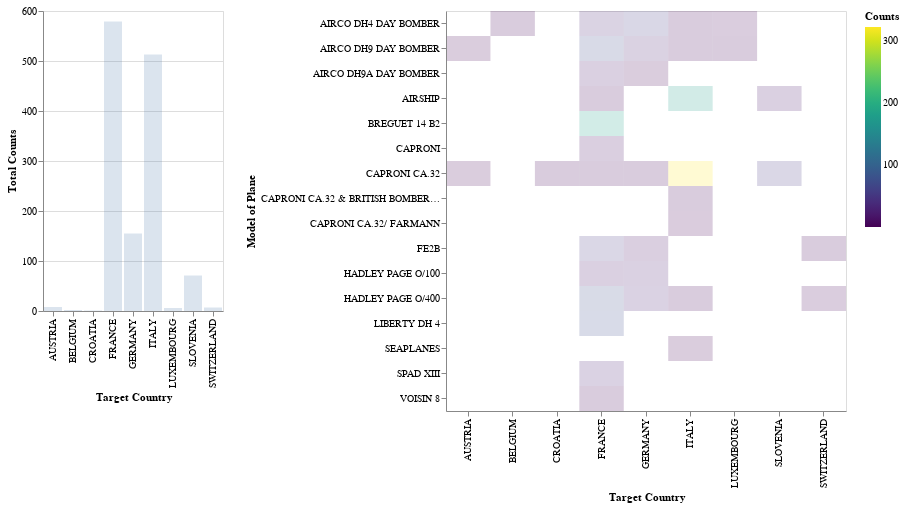

Here is the notebook cell this chart was saved with:
### Code cell
import altair as alt

brush = alt.selection_point(fields=['TGTCOUNTRY'], value=[{'TGTCOUNTRY': 'France'}])  

chart_heatmap = alt.Chart(df_heatmap).mark_rect().encode(
    x=alt.X('TGTCOUNTRY:N', title='Target Country'),
    y=alt.Y('MDS:N', title='Model of Plane'),
    color=alt.Color('Counts:Q', scale=alt.Scale(scheme='viridis')),
    opacity=alt.condition(brush, alt.value(1), alt.value(0.2)),  
    tooltip=['TGTCOUNTRY', 'MDS', 'Counts']
).add_params(
    brush
).properties(
    width=400,
    height=400
)

country_counts = df_heatmap.groupby('TGTCOUNTRY', as_index=False)['Counts'].sum()

chart_bar = alt.Chart(country_counts).mark_bar().encode(
    x=alt.X('TGTCOUNTRY:N', title='Target Country'),
    y=alt.Y('Counts:Q', title='Total Counts'),
    opacity=alt.condition(brush, alt.value(1), alt.value(0.2)),  
).add_params(
    brush
)

interactive_chart = chart_bar | chart_heatmap

interactive_chart

### Figure 1 — Vega-Lite specification as saved in the notebook (floating-point values rounded to 4 significant figures)
{"config": {"view": {"continuousWidth": 300, "continuousHeight": 300}}, "hconcat": [{"data": {"name": "data-32cc0b1bbd1801c77ce155ebb75276e3"}, "mark": {"type": "bar"}, "encoding": {"opacity": {"condition": {"param": "param_91", "value": 1}, "value": 0.2}, "x": {"field": "TGTCOUNTRY", "title": "Target Country", "type": "nominal"}, "y": {"field": "Counts", "title": "Total Counts", "type": "quantitative"}}, "name": "view_48"}, {"data": {"name": "data-57b5a5497ed745badfb3c727e62a7d20"}, "mark": {"type": "rect"}, "encoding": {"color": {"field": "Counts", "scale": {"scheme": "viridis"}, "type": "quantitative"}, "opacity": {"condition": {"param": "param_91", "value": 1}, "value": 0.2}, "tooltip": [{"field": "TGTCOUNTRY", "type": "nominal"}, {"field": "MDS", "type": "nominal"}, {"field": "Counts", "type": "quantitative"}], "x": {"field": "TGTCOUNTRY", "title": "Target Country", "type": "nominal"}, "y": {"field": "MDS", "title": "Model of Plane", "type": "nominal"}}, "height": 400, "name": "view_49", "width": 400}], "params": [{"name": "param_91", "select": {"type": "point", "fields": ["TGTCOUNTRY"]}, "value": [{"TGTCOUNTRY": "France"}], "views": ["view_48", "view_49"]}], "$schema": "https://vega.github.io/schema/vega-lite/v5.16.3.json", "datasets": {"data-32cc0b1bbd1801c77ce155ebb75276e3": [{"TGTCOUNTRY": "AUSTRIA", "Counts": 8}, {"TGTCOUNTRY": "BELGIUM", "Counts": 2}, {"TGTCOUNTRY": "CROATIA", "Counts": 1}, {"TGTCOUNTRY": "FRANCE", "Counts": 579}, {"TGTCOUNTRY": "GERMANY", "Counts": 155}, {"TGTCOUNTRY": "ITALY", "Counts": 513}, {"TGTCOUNTRY": "LUXEMBOURG", "Counts": 6}, {"TGTCOUNTRY": "SLOVENIA", "Counts": 71}, {"TGTCOUNTRY": "SWITZERLAND", "Counts": 7}], "data-57b5a5497ed745badfb3c727e62a7d20": [{"TGTCOUNTRY": "AUSTRIA", "MDS": "AIRCO DH9 DAY BOMBER", "Counts": 4}, {"TGTCOUNTRY": "AUSTRIA", "MDS": "CAPRONI CA.32", "Counts": 4}, {"TGTCOUNTRY": "BELGIUM", "MDS": "AIRCO DH4 DAY BOMBER", "Counts": 2}, {"TGTCOUNTRY": "CROATIA", "MDS": "CAPRONI CA.32", "Counts": 1}, {"TGTCOUNTRY": "FRANCE", "MDS": "AIRCO DH4 DAY BOMBER", "Counts": 35}, {"TGTCOUNTRY": "FRANCE", "MDS": "AIRCO DH9 DAY BOMBER", "Counts": 70}, {"TGTCOUNTRY": "FRANCE", "MDS": "AIRCO DH9A DAY BOMBER", "Counts": 20}, {"TGTCOUNTRY": "FRANCE", "MDS": "AIRSHIP", "Counts": 1}, {"TGTCOUNTRY": "FRANCE", "MDS": "BREGUET 14 B2", "Counts": 185}, {"TGTCOUNTRY": "FRANCE", "MDS": "CAPRONI", "Counts": 16}, {"TGTCOUNTRY": "FRANCE", "MDS": "CAPRONI CA.32", "Counts": 1}, {"TGTCOUNTRY": "FRANCE", "MDS": "FE2B", "Counts": 52}, {"TGTCOUNTRY": "FRANCE", "MDS": "HADLEY PAGE O/100", "Counts": 21}, {"TGTCOUNTRY": "FRANCE", "MDS": "HADLEY PAGE O/400", "Counts": 72}, {"TGTCOUNTRY": "FRANCE", "MDS": "LIBERTY DH 4", "Counts": 75}, {"TGTCOUNTRY": "FRANCE", "MDS": "SPAD XIII", "Counts": 30}, {"TGTCOUNTRY": "FRANCE", "MDS": "VOISIN 8", "Counts": 1}, {"TGTCOUNTRY": "GERMANY", "MDS": "AIRCO DH4 DAY BOMBER", "Counts": 54}, {"TGTCOUNTRY": "GERMANY", "MDS": "AIRCO DH9 DAY BOMBER", "Counts": 28}, {"TGTCOUNTRY": "GERMANY", "MDS": "AIRCO DH9A DAY BOMBER", "Counts": 4}, {"TGTCOUNTRY": "GERMANY", "MDS": "CAPRONI CA.32", "Counts": 1}, {"TGTCOUNTRY": "GERMANY", "MDS": "FE2B", "Counts": 14}, {"TGTCOUNTRY": "GERMANY", "MDS": "HADLEY PAGE O/100", "Counts": 25}, {"TGTCOUNTRY": "GERMANY", "MDS": "HADLEY PAGE O/400", "Counts": 29}, {"TGTCOUNTRY": "ITALY", "MDS": "AIRCO DH4 DAY BOMBER", "Counts": 2}, {"TGTCOUNTRY": "ITALY", "MDS": "AIRCO DH9 DAY BOMBER", "Counts": 1}, {"TGTCOUNTRY": "ITALY", "MDS": "AIRSHIP", "Counts": 178}, {"TGTCOUNTRY": "ITALY", "MDS": "CAPRONI CA.32", "Counts": 322}, {"TGTCOUNTRY": "ITALY", "MDS": "CAPRONI CA.32 & BRITISH BOMBER SQDNS", "Counts": 2}, {"TGTCOUNTRY": "ITALY", "MDS": "CAPRONI CA.32/ FARMANN", "Counts": 3}, {"TGTCOUNTRY": "ITALY", "MDS": "HADLEY PAGE O/400", "Counts": 1}, {"TGTCOUNTRY": "ITALY", "MDS": "SEAPLANES", "Counts": 4}, {"TGTCOUNTRY": "LUXEMBOURG", "MDS": "AIRCO DH4 DAY BOMBER", "Counts": 5}, {"TGTCOUNTRY": "LUXEMBOURG", "MDS": "AIRCO DH9 DAY BOMBER", "Counts": 1}, {"TGTCOUNTRY": "SLOVENIA", "MDS": "AIRSHIP", "Counts": 19}, {"TGTCOUNTRY": "SLOVENIA", "MDS": "CAPRONI CA.32", "Counts": 52}, {"TGTCOUNTRY": "SWITZERLAND", "MDS": "FE2B", "Counts": 1}, {"TGTCOUNTRY": "SWITZERLAND", "MDS": "HADLEY PAGE O/400", "Counts": 6}]}}
